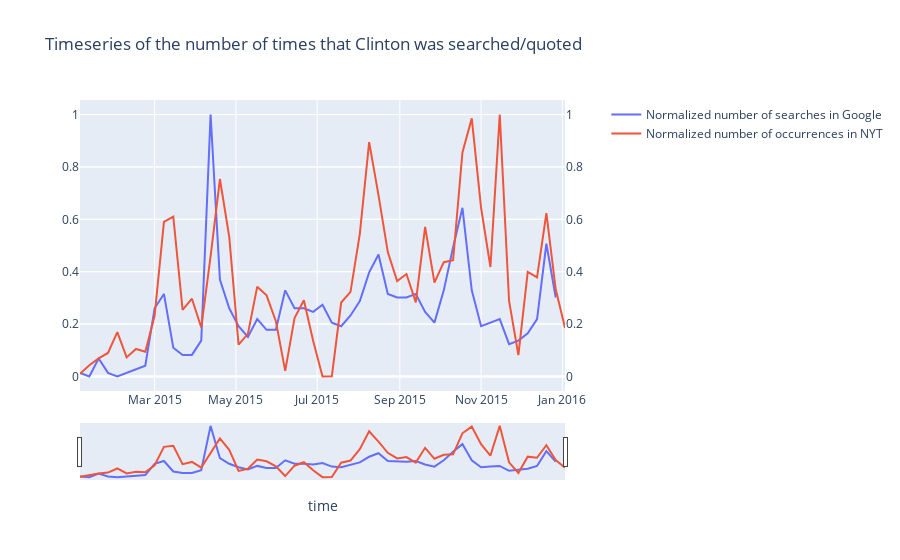

This figure's notebook cell:
### Markdown cell above
Google trends comparison

### Code cell
Clinton_2015_weekly = google_trend_comparison(Clinton_2015, 'Clinton', '2015')
